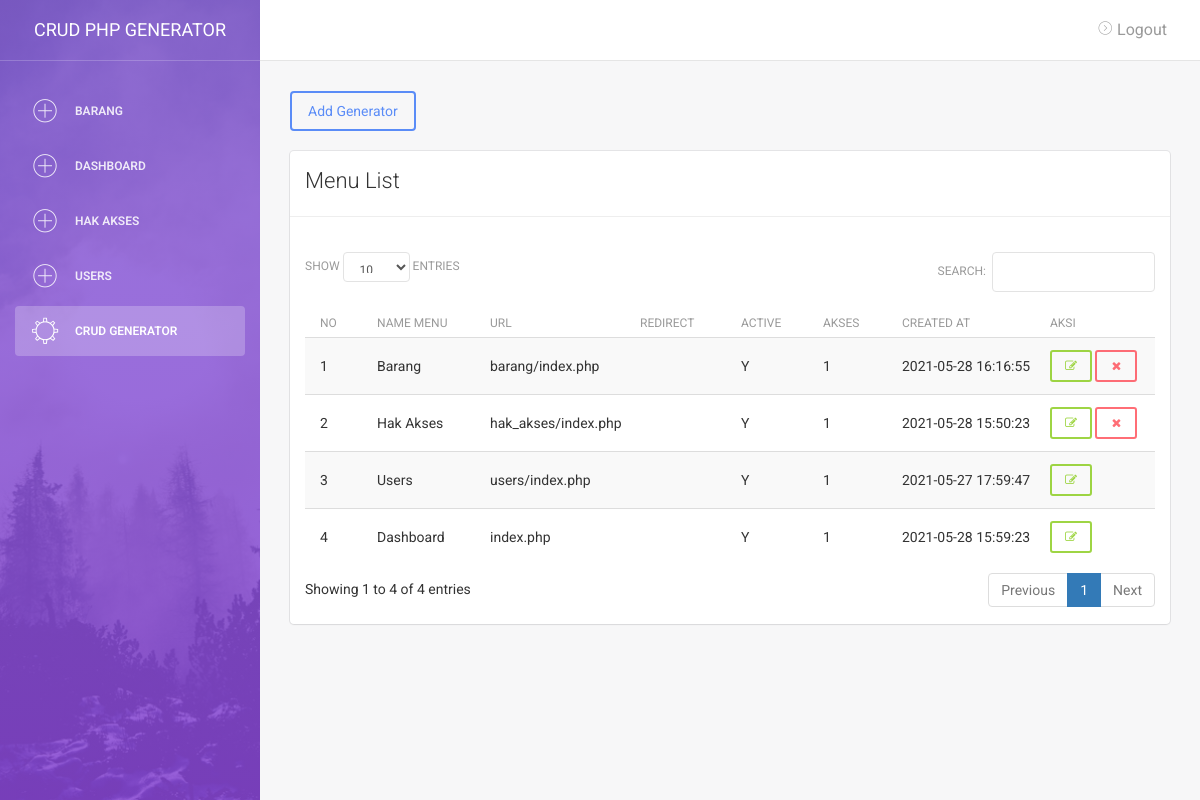
/testing/crud-php-generator/generator/index.php (signed in), run on an earlier commit of the app's database.
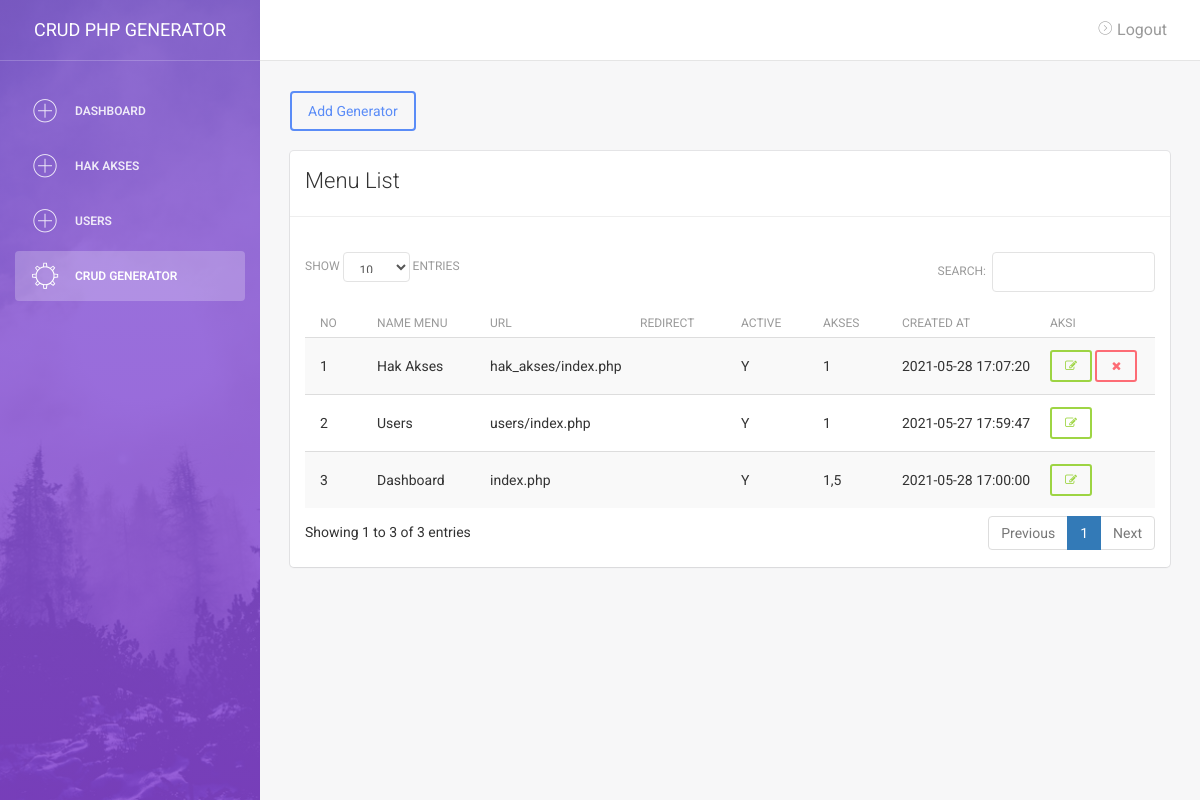
And on a later commit of the database.
### tables this page shows
CREATE TABLE `menu` (
  `id` int(11) NOT NULL,
  `name_menu` varchar(255) DEFAULT NULL,
  `tabel` varchar(255) DEFAULT NULL,
  `url` varchar(255) DEFAULT NULL,
  `redirect` varchar(255) DEFAULT NULL,
  `akses` varchar(255) DEFAULT NULL,
  `active` varchar(255) DEFAULT NULL,
  `created_at` varchar(255) DEFAULT NULL
);

### setting.php (called while the page is built, shortened)
<?php
    $title_apl = 'CRUD PHP Generator';
$baseURL  = "http://localhost/testing/crud-php-generator/";

### helper.php (called while the page is built, shortened)
<?php
    function getSegments($segment)
    {
        $explode_url = explode('/',$_SERVER['REQUEST_URI']);
        $rowurl = count(explode('/',$baseURL));
        $row_url = count(parse_url($baseURL));
        $urlc = $rowurl-$row_url;
        $rurl = $urlc-1;
        $cont = $segment + $rurl;
        $uriSegments = explode("/", parse_url($_SERVER['REQUEST_URI'], PHP_URL_PATH));
        return $uriSegments[$cont];
    }

### views/generator/index.php (the view, shortened to what this page needs)
<div class="content">
    <div class="container-fluid">
        <div class="row">
            <div class="col-md-12">
                <a href="tambah.php" class="btn btn-primary" role="button">Add Generator</a>
                <br><br>
                <div class="card">
                    <div class="header">
                        <h4 class="title">Menu List</h4>
                    </div>
                    <hr>
                    <div class="content">
                        <div class="table-responsive">
                            <table class="table table-striped" id="example1">
                                <thead>
                                    <tr>
                                        <th>No</th>
                                        <th>name menu</th>
                                        <th>url</th>
                                        <th>redirect</th>
                                        <th>active</th>
                                        <th>akses</th>
                                        <th>created at</th>
                                        <th>Aksi</th>
                                    </tr>
                                </thead>
                                <tbody>
                                    <?php
                                        $no =1;
                                        $sql = "SELECT * FROM menu ORDER BY id DESC";
                                        $row = $connectdb->prepare($sql);
                                        $row->execute();
                                        $hasil = $row->fetchAll(PDO::FETCH_OBJ);
                                        foreach($hasil as $r){
                                    ?>
                                    <tr>
                                        <td><?= $no;?></td>
                                        <td><?=$r->name_menu;?></td>
                                        <td><?=$r->url;?></td>
                                        <td><?=$r->redirect;?></td>
                                        <td><?=$r->active;?></td>
                                        <td><?=$r->akses;?></td>
                                        <td><?=$r->created_at;?></td>
                                        <td>
                                            <a href="<?= "edit.php?id=".$r->id;?>"
                                                class="btn btn-success btn-sm" title="Edit">
                                                <i class="fa fa-edit"></i>
                                            </a>
                                            <?php if($r->id != '1' && $r->id != '9'){?>
                                            <a href="<?= "proses.php?aksi=delete&id=".$r->id;?>"
                                                class="btn btn-danger btn-sm"
                                                onclick="javascript:return confirm(`Data ingin dihapus ?`);" title="Delete">
                                                <i class="fa fa-times"></i>
                                            </a>
                                            <?php }?>
                                        </td>
                                    </tr>
                                    <?php $no++; }?>
                                </tbody>
                            </table>
                        </div>
                    </div>
                </div>
            </div>
        </div>
    </div>
</div>

### layouts/header.php (shortened to what this page needs)
<!doctype html>
<html lang="en">
<head>
    <link href="<?= $baseURL;?>assets/css/bootstrap.min.css" rel="stylesheet" />
    <link href="<?= $baseURL;?>assets/css/animate.min.css" rel="stylesheet"/>
    <link href="<?= $baseURL;?>assets/css/light-bootstrap-dashboard.css" rel="stylesheet"/>
    <link href="<?= $baseURL;?>assets/css/demo.css" rel="stylesheet" />
    <link rel="stylesheet" type="text/css" href="<?= $baseURL;?>assets/datatables/dataTables.bootstrap.css"/>
    <link href="http://maxcdn.bootstrapcdn.com/font-awesome/4.2.0/css/font-awesome.min.css" rel="stylesheet">
    <link href="<?= $baseURL;?>assets/css/pe-icon-7-stroke.css" rel="stylesheet" />
</head>
<body>

### layouts/sidebar.php (shortened to what this page needs)
<div class="wrapper">
    <div class="sidebar" data-color="purple" data-image="<?= $baseURL;?>assets/img/sidebar-5.jpg">
    <div class="sidebar-wrapper">
        <div class="logo">
            <a href="<?= $baseURL;?>index.php" class="simple-text">
                <?= $title_apl;?>
            </a>
        </div>
        <ul class="nav">
            <?php
                $id     = (int)$_SESSION['codekop_session']['id'];
                $user   = $connectdb->query("SELECT * FROM users WHERE id = $id")->fetch(PDO::FETCH_OBJ);
                $sql    = "SELECT * FROM menu ORDER by name_menu ASC";
                $menus  = $connectdb->query($sql)->fetchAll(PDO::FETCH_OBJ);
                foreach($menus as $r){
                    $url = explode('/',$r->url);
                if($r->active == 'Y')
                {
                    $akses1 = explode(',',$r->akses);
                    if(!empty($akses1[0])){
                        if (in_array("$user->akses", $akses1)){
                            $cekhref = 'Yes';
                        }else{
                            $cekhref = 'No';
                        }
                    }
                    if($cekhref == 'Yes')
                    {
            ?>
            <li <?php if(getSegments('4') == $url[0]){?> class="active" <?php }?>>
                <a href="<?= $baseURL.$r->url;?>">
                    <i class="pe-7s-plus"></i>
                    <p><?=$r->name_menu;?></p>
                </a>
            </li>
            <?php }}}?>
            <?php if($user->akses == 1) {?>
            <li <?php if(getSegments('4') == 'generator'){?> class="active" <?php }?>>
                <a href="<?= $baseURL.'generator/index.php';?>">
                    <i class="pe-7s-settings"></i>
                    <p>CRUD Generator</p>
                </a>
            </li>
            <?php }?>
        </ul>
    </div>
</div>
<div class="main-panel">
    <nav class="navbar navbar-default navbar-fixed">
        <div class="container-fluid">
            <div class="navbar-header">
                <a class="navbar-brand" href="#"></a>
            </div>
            <div class="collapse navbar-collapse">
                <ul class="nav navbar-nav navbar-right">
                    <li>
                        <a href="<?= $baseURL;?>logout.php">
                            <i class="pe-7s-angle-right-circle"></i>
                            Logout
                        </a>
                    </li>
                </ul>
            </div>
        </div>
    </nav>

### index.php (shortened to what this page needs)
<?php
    include 'setting.php';
    include 'helper.php';
    $explode_url = explode('/',$_SERVER['REQUEST_URI']);
    $rowurl = count(explode('/',$baseURL));
    $row_url = count(parse_url($baseURL));
    $urlc = $rowurl-$row_url;
    $rurl = $urlc-1;
    $explode_url = array_slice($explode_url, $rurl);
    include 'layouts/header.php';
    include 'layouts/sidebar.php';
    if(!empty($explode_url[1]))
    {
        if(!empty($explode_url[2]))
        {
            if(!empty($explode_url[3]))
            {
                $fl = explode('.php',$explode_url[3]);
                if(empty($fl[0]))
                {
                    include 'views/errors/404.php';
                }else{
                    $files = explode('?',$explode_url[3]);
                    if(file_exists('views/'.$explode_url[1].'/'.$explode_url[2].'/'.$files[0]))
                    {
                        include 'views/'.$explode_url[1].'/'.$explode_url[2].'/'.$files[0];
                    }else{
                        include 'views/errors/404.php';
                    }
                }
            }else{
                $files = explode('?',$explode_url[2]);
                if(file_exists('views/'.$explode_url[1].'/'.$files[0]))
                {
                    include 'views/'.$explode_url[1].'/'.$files[0];
                }else{
                    include 'views/errors/404.php';
                }
            }
        }
    }else{
        include 'views/home/index.php';
    }

What changed in the data, as far as the page shows it:
removed menu: name_menu "BARANG", name_menu "Barang", url "barang/index.php", active "Y", akses "1", created_at "2021-05-28 16:16:55"
changed menu "Dashboard": akses "1" → "1,5"; created_at "2021-05-28 15:59:23" → "2021-05-28 17:00:00"
changed menu "Hak Akses": created_at "2021-05-28 15:50:23" → "2021-05-28 17:07:20"
Also different on the page:
text written by a page script: "SHOW ENTRIES SEARCH: Showing 1 to 4 of 4 entries Previous 1 Next" → "SHOW ENTRIES SEARCH: Showing 1 to 3 of 3 entries Previous 1 Next"
